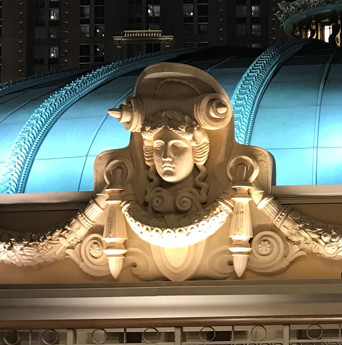
#> input picture _4.python/__code/Python資料視覺化從2D到3D使用matplotlib實作a/macau.jpg, 342 x 345 px, given in place of shape2.jpg, which was not available
$ python ch21_1.py   (Python 2 division)
#> lines starting #> are read from the running program, lines starting #| are printed output that depends on the picture; pictures that were not available may be replaced by others from this repository, and a replacement may not be noted
# ch21_1.py
import matplotlib.pyplot as plt

plt.rcParams["font.family"] = ["Microsoft JhengHei"]  # 正黑體

seq = [0, 1, 2, 3, 4, 5, 6, 7, 8, 9, 10, 11]  # 時間值
water = [1, 1, 1, 1, 1, 1, 1, 1, 1, 1, 1, 1]  # 水
sugar = [2, 0, 2, 0, 2, 0, 2, 0, 2, 0, 2, 0]  # 糖
grass = [4, 0, 0, 4, 0, 0, 4, 0, 0, 4, 0, 0]  # 仙草
pearl = [3, 0, 0, 0, 3, 0, 0, 0, 3, 0, 0, 0]  # 黑珍珠
plt.plot(seq, water, "-o", label="水")  # 繪含標記的water折線圖
plt.plot(seq, sugar, "-x", label="糖")  # 繪含標記的sugar折線圖
plt.plot(seq, grass, "-s", label="仙草")  # 繪含標記的grass折線圖
plt.plot(seq, pearl, "-p", label="黑珍珠")  # 繪含標記的pearl折線圖
plt.legend(loc="best")
plt.axis([0, 12, 0, 5])  # 建立軸大小
plt.xlabel("時間軸")  # 時間軸
plt.ylabel("份數")  # 份數
plt.show()
#> figure, not shown here; curve peaks at x = 0, y = 2; curve peaks at x = 0, y = 4


# 檔案 : C:\_git\vcs\_4.python\opencv\__new\OpenCV影像創意邁向AI視覺\ch21\ch21_10.py

# ch21_10.py
import cv2
import numpy as np
from matplotlib import pyplot as plt

plt.rcParams["font.family"] = ["Microsoft JhengHei"]

src = cv2.imread("shape2.jpg", cv2.IMREAD_GRAYSCALE)
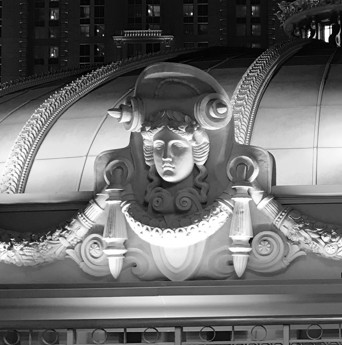
#> src: shape (345, 342); min 0, max 255, mean 107.8
# 轉成頻率域
dft = cv2.dft(np.float32(src), flags=cv2.DFT_COMPLEX_OUTPUT)
dftshift = np.fft.fftshift(dft)  # 0 頻率分量移至中心
# 計算映射到[0,255]的振幅
spectrum = 20 * np.log(cv2.magnitude(dftshift[:, :, 0], dftshift[:, :, 1]))
# 執行逆傅立葉
idftshift = np.fft.ifftshift(dftshift)
tmp = cv2.idft(idftshift)
dst = cv2.magnitude(tmp[:, :, 0], tmp[:, :, 1])

plt.subplot(131)  # 繪製左邊原圖
plt.imshow(src, cmap="gray")  # 灰階顯示
plt.title("原始影像shape2.jpg")
plt.axis("off")  # 不顯示座標軸
plt.subplot(132)  # 繪製中間頻譜圖
plt.imshow(spectrum, cmap="gray")  # 灰階顯示
plt.title("頻譜圖")
plt.axis("off")  # 不顯示座標軸
plt.subplot(133)  # 繪製右邊逆傅立葉圖
plt.imshow(dst, cmap="gray")  # 灰階顯示
plt.title("逆傅立葉影像")
plt.axis("off")  # 不顯示座標軸
plt.show()


print("------------------------------------------------------------")  # 60個

# 檔案 : C:\_git\vcs\_4.python\opencv\__new\OpenCV影像創意邁向AI視覺\ch21\ch21_11.py

# ch21_11.py
import cv2
import numpy as np
from matplotlib import pyplot as plt

plt.rcParams["font.family"] = ["Microsoft JhengHei"]

src = cv2.imread("jk.jpg", cv2.IMREAD_GRAYSCALE)
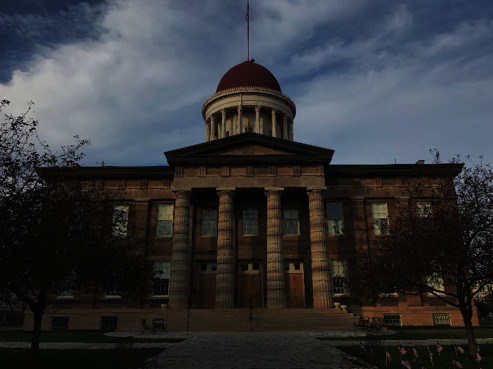
#> input picture _4.python/__code/Python資料視覺化從2D到3D使用matplotlib實作a/springfield.jpg, 493 x 369 px, given in place of jk.jpg, which was not available
#> src: shape (369, 493); min 0, max 178, mean 53.1
# 傅立葉變換
dft = cv2.dft(np.float32(src), flags=cv2.DFT_COMPLEX_OUTPUT)
dftshift = np.fft.fftshift(dft)  # 0 頻率分量移至中心
# 低通濾波器
rows, cols = src.shape  # 取得影像外形
#> rows = 369; cols = 493
row, col = rows // 2, cols // 2  # rows, cols的中心
#> row = 184; col = 246
mask = np.zeros((rows, cols, 2), np.uint8)
mask[row - 30 : row + 30, col - 30 : col + 30] = 1  # 設定區塊為低頻率分量是1

fshift = dftshift * mask
ifshift = np.fft.ifftshift(fshift)  # 0 頻率分量移回左上角
src_tmp = cv2.idft(ifshift)  # 逆傅立葉
src_back = cv2.magnitude(src_tmp[:, :, 0], src_tmp[:, :, 1])

plt.subplot(131)  # 繪製左邊原圖
plt.imshow(src, cmap="gray")  # 灰階顯示
plt.title("原始影像")
plt.axis("off")  # 不顯示座標軸
plt.subplot(132)  # 繪製中間圖
plt.imshow(src_back, cmap="gray")  # 灰階顯示
plt.title("低通濾波灰階影像")
plt.axis("off")  # 不顯示座標軸
plt.subplot(133)  # 繪製右邊圖
plt.imshow(src_back)  # 顯示
plt.title("低通濾波影像")
plt.axis("off")  # 不顯示座標軸
plt.show()


print("------------------------------------------------------------")  # 60個

# 檔案 : C:\_git\vcs\_4.python\opencv\__new\OpenCV影像創意邁向AI視覺\ch21\ch21_2.py

# ch21_2.py
import matplotlib.pyplot as plt
import numpy as np

plt.rcParams["font.family"] = ["Microsoft JhengHei"]  # 正黑體

copies = [1, 2, 4, 3]  # 份數
N = len(copies)
x = np.arange(N)
width = 0.35
plt.bar(x, copies, width)  # 直條圖
plt.xlabel("頻率")  # 頻率
plt.ylabel("份數")  # 份數
plt.xticks(x, ("1", "2", "3", "4"))
plt.grid(axis="y")
plt.show()
#> figure, not shown here; tallest bar 4 high, from x = 1.82 to 2.17


print("------------------------------------------------------------")  # 60個

# 檔案 : C:\_git\vcs\_4.python\opencv\__new\OpenCV影像創意邁向AI視覺\ch21\ch21_3.py

# ch21_3.py
import matplotlib.pyplot as plt
import numpy as np

plt.rcParams["font.family"] = ["Microsoft JhengHei"]  # 正黑體
plt.rcParams["axes.unicode_minus"] = False  # 可以顯示負數

start = 0
end = 1
x = np.linspace(start, end, 500)  # x 軸區間
y = np.sin(2 * np.pi * 4 * x)  # 建立正弦曲線
plt.plot(x, y)
plt.xlabel("時間(秒)")  # 時間
plt.ylabel("振幅")  # 振幅
plt.title("正弦曲線", fontsize=16)  # 標題
plt.show()
#> figure, not shown here; curve peaks at x = 0.313, y = 1


print("------------------------------------------------------------")  # 60個

# 檔案 : C:\_git\vcs\_4.python\opencv\__new\OpenCV影像創意邁向AI視覺\ch21\ch21_4.py

# ch21_4.py
import matplotlib.pyplot as plt
import numpy as np

plt.rcParams["font.family"] = ["Microsoft JhengHei"]  # 正黑體

amplitude = [0, 0, 0, 1, 0, 0, 0]
N = len(amplitude)
x = np.arange(N)
width = 0.3
plt.bar(x, amplitude, width)  # 直條圖
plt.xlabel("頻率")  # 頻率
plt.ylabel("振幅")  # 振幅
plt.xticks(x, ("1", "2", "3", "4", "5", "6", "7"))
plt.grid(axis="y")
plt.show()
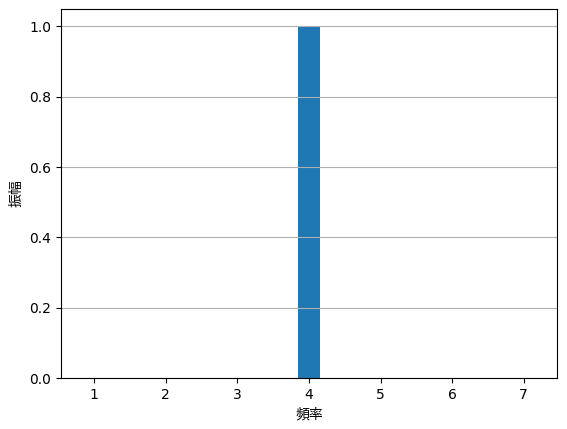
#> figure drawn by matplotlib, 1 panel; tallest bar 1 high, from x = 2.85 to 3.15


print("------------------------------------------------------------")  # 60個

# 檔案 : C:\_git\vcs\_4.python\opencv\__new\OpenCV影像創意邁向AI視覺\ch21\ch21_5.py

# ch21_5.py
import matplotlib.pyplot as plt
import numpy as np

plt.rcParams["font.family"] = ["Microsoft JhengHei"]  # 正黑體
plt.rcParams["axes.unicode_minus"] = False  # 可以顯示負數

start = 0
# 起始時間
end = 5
# 結束時間
# 兩個正弦波的訊號頻率
freq1 = 5
# 頻率是 5 Hz
freq2 = 8
# 頻率是 8 Hz
# 建立時間軸的Numpy陣列, 用500個點
time = np.linspace(start, end, 500)
# 建立2個正弦波
amplitude1 = np.sin(2 * np.pi * freq1 * time)
amplitude2 = np.sin(2 * np.pi * freq2 * time)
# 建立子圖
figure, axis = plt.subplots(3, 1)
plt.subplots_adjust(hspace=1)
# 時間域的 sin 波 1
axis[0].set_title("頻率是 5 Hz的 sin 波")
axis[0].plot(time, amplitude1)
axis[0].set_xlabel("時間")
axis[0].set_ylabel("振幅")
# 時間域的 sin 波 2
axis[1].set_title("頻率是 8 Hz的 sin 波")
axis[1].plot(time, amplitude2)
axis[1].set_xlabel("時間")
axis[1].set_ylabel("振幅")
# 加總sin波
amplitude = amplitude1 + amplitude2
axis[2].set_title("2個不同頻率正弦波的結果")
axis[2].plot(time, amplitude)
axis[2].set_xlabel("時間")
axis[2].set_ylabel("振幅")
plt.show()
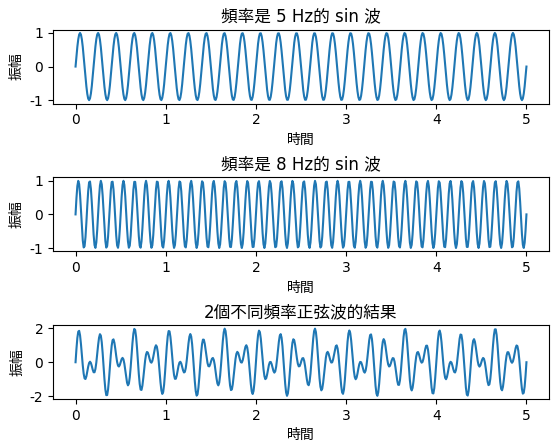
#> figure drawn by matplotlib, 3 panels; panel 1: curve peaks at x = 0.0501, y = 1; panel 2: curve peaks at x = 3.16, y = 1; panel 3: curve peaks at x = 2.66, y = 1.99


print("------------------------------------------------------------")  # 60個

# 檔案 : C:\_git\vcs\_4.python\opencv\__new\OpenCV影像創意邁向AI視覺\ch21\ch21_6.py

# ch21_6.py
import cv2
import numpy as np
from matplotlib import pyplot as plt

plt.rcParams["font.family"] = ["Microsoft JhengHei"]

src = cv2.imread("jk.jpg", cv2.IMREAD_GRAYSCALE)
f = np.fft.fft2(src)  # 轉成頻率域
fshift = np.fft.fftshift(f)  # 0 頻率分量移至中心
spectrum = 20 * np.log(np.abs(fshift))  # 轉成頻譜
#> spectrum: shape (369, 493) float64
plt.subplot(121)  # 繪製左邊原圖
plt.imshow(src, cmap="gray")  # 灰階顯示
plt.title("原始影像")
plt.axis("off")  # 不顯示座標軸
plt.subplot(122)  # 繪製右邊頻譜圖
plt.imshow(spectrum, cmap="gray")  # 灰階顯示
plt.title("頻譜圖")
plt.axis("off")  # 不顯示座標軸
plt.show()


print("------------------------------------------------------------")  # 60個

# 檔案 : C:\_git\vcs\_4.python\opencv\__new\OpenCV影像創意邁向AI視覺\ch21\ch21_6_1.py

# ch21_6_1.py
import cv2
import numpy as np
from matplotlib import pyplot as plt

plt.rcParams["font.family"] = ["Microsoft JhengHei"]

src = cv2.imread("shape1.jpg", cv2.IMREAD_GRAYSCALE)
f = np.fft.fft2(src)  # 轉成頻率域
fshift = np.fft.fftshift(f)  # 0 頻率分量移至中心
spectrum = 20 * np.log(np.abs(fshift))  # 轉成頻譜
plt.subplot(121)  # 繪製左邊原圖
plt.imshow(src, cmap="gray")  # 灰階顯示
plt.title("原始影像shape1.jpg")
plt.axis("off")  # 不顯示座標軸
plt.subplot(122)  # 繪製右邊頻譜圖
plt.imshow(spectrum, cmap="gray")  # 灰階顯示
plt.title("頻譜圖")
plt.axis("off")  # 不顯示座標軸
plt.show()


print("------------------------------------------------------------")  # 60個

# 檔案 : C:\_git\vcs\_4.python\opencv\__new\OpenCV影像創意邁向AI視覺\ch21\ch21_6_2.py

# ch21_6_2.py
import cv2
import numpy as np
from matplotlib import pyplot as plt

plt.rcParams["font.family"] = ["Microsoft JhengHei"]

src = cv2.imread("shape2.jpg", cv2.IMREAD_GRAYSCALE)
f = np.fft.fft2(src)  # 轉成頻率域
fshift = np.fft.fftshift(f)  # 0 頻率分量移至中心
spectrum = 20 * np.log(np.abs(fshift))  # 轉成頻譜
#> spectrum: shape (345, 342) float64
plt.subplot(121)  # 繪製左邊原圖
plt.imshow(src, cmap="gray")  # 灰階顯示
plt.title("原始影像shape2.jpg")
plt.axis("off")  # 不顯示座標軸
plt.subplot(122)  # 繪製右邊頻譜圖
plt.imshow(spectrum, cmap="gray")  # 灰階顯示
plt.title("頻譜圖")
plt.axis("off")  # 不顯示座標軸
plt.show()


print("------------------------------------------------------------")  # 60個

# 檔案 : C:\_git\vcs\_4.python\opencv\__new\OpenCV影像創意邁向AI視覺\ch21\ch21_6_3.py

# ch21_6_3.py
import cv2
import numpy as np
from matplotlib import pyplot as plt

plt.rcParams["font.family"] = ["Microsoft JhengHei"]

src = cv2.imread("jk.jpg", cv2.IMREAD_GRAYSCALE)
f = np.fft.fft2(src)  # 轉成頻率域
# fshift = np.fft.fftshift(f)            # 0 頻率分量移至中心
spectrum = 20 * np.log(np.abs(f))  # 轉成頻譜
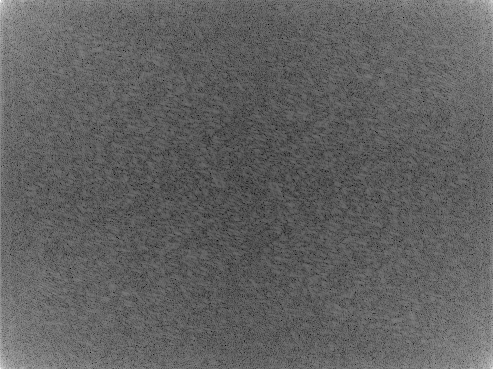
#> spectrum: shape (369, 493) float64; min 51.28, max 321.7, mean 154.8; drawn with min black and max white
plt.subplot(121)  # 繪製左邊原圖
plt.imshow(src, cmap="gray")  # 灰階顯示
plt.title("原始影像")
plt.axis("off")  # 不顯示座標軸
plt.subplot(122)  # 繪製右邊頻譜圖
plt.imshow(spectrum, cmap="gray")  # 灰階顯示
plt.title("頻譜圖")
plt.axis("off")  # 不顯示座標軸
plt.show()


print("------------------------------------------------------------")  # 60個

# 檔案 : C:\_git\vcs\_4.python\opencv\__new\OpenCV影像創意邁向AI視覺\ch21\ch21_7.py

# ch21_7.py
import cv2
import numpy as np
from matplotlib import pyplot as plt

plt.rcParams["font.family"] = ["Microsoft JhengHei"]

src = cv2.imread("jk.jpg", cv2.IMREAD_GRAYSCALE)
# 傅立葉變換
f = np.fft.fft2(src)  # 轉成頻率域
fshift = np.fft.fftshift(f)  # 0 頻率分量移至中心
# 逆傅立葉變換
ifshift = np.fft.ifftshift(fshift)  # 0 頻率頻率移回左上角
src_tmp = np.fft.ifft2(ifshift)  # 逆傅立葉
src_back = np.abs(src_tmp)  # 取絕對值

plt.subplot(121)  # 繪製左邊原圖
plt.imshow(src, cmap="gray")  # 灰階顯示
plt.title("原始影像")
plt.axis("off")  # 不顯示座標軸
plt.subplot(122)  # 繪製右邊逆運算圖
plt.imshow(src_back, cmap="gray")  # 灰階顯示
plt.title("逆變換影像")
plt.axis("off")  # 不顯示座標軸
plt.show()


print("------------------------------------------------------------")  # 60個

# 檔案 : C:\_git\vcs\_4.python\opencv\__new\OpenCV影像創意邁向AI視覺\ch21\ch21_8.py

# ch21_8.py
import cv2
import numpy as np
from matplotlib import pyplot as plt

plt.rcParams["font.family"] = ["Microsoft JhengHei"]

src = cv2.imread("snow.jpg", cv2.IMREAD_GRAYSCALE)
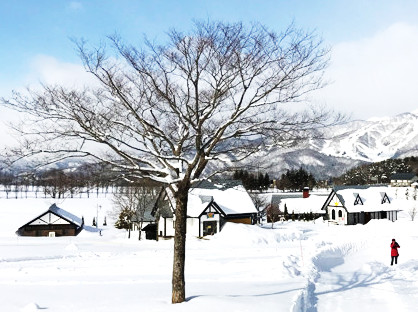
#> input picture _4.python/__code/Python資料視覺化從2D到3D使用matplotlib實作a/snow.jpg, 418 x 312 px, found by its file name
#> src: shape (312, 418); min 0, max 255, mean 197.5
# 傅立葉變換
f = np.fft.fft2(src)  # 轉成頻率域
fshift = np.fft.fftshift(f)  # 0 頻率分量移至中心
# 高通濾波器
rows, cols = src.shape  # 取得影像外形
#> rows = 312; cols = 418
row, col = rows // 2, cols // 2  # rows, cols的中心
#> row = 156; col = 209
fshift[row - 30 : row + 30, col - 30 : col + 30] = 0  # 設定區塊為低頻率分量是0
# 逆傅立葉變換
ifshift = np.fft.ifftshift(fshift)  # 0 頻率分量移回左上角
src_tmp = np.fft.ifft2(ifshift)  # 逆傅立葉
src_back = np.abs(src_tmp)  # 取絕對值
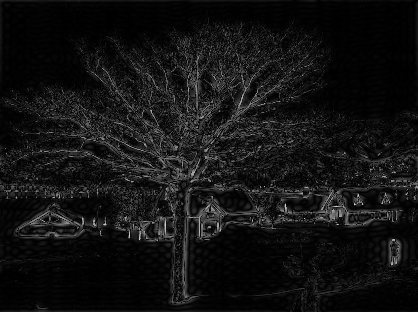
#> src_back: shape (312, 418) float64; min 0.00871, max 214.8, mean 19.1

plt.subplot(131)  # 繪製左邊原圖
plt.imshow(src, cmap="gray")  # 灰階顯示
plt.title("原始影像")
plt.axis("off")  # 不顯示座標軸
plt.subplot(132)  # 繪製中間圖
plt.imshow(src_back, cmap="gray")  # 灰階顯示
plt.title("高通濾波灰階影像")
plt.axis("off")  # 不顯示座標軸
plt.subplot(133)  # 繪製右邊圖
plt.title("高通濾波影像")
plt.imshow(src_back)  # 顯示影像
plt.axis("off")  # 不顯示座標軸
plt.show()


print("------------------------------------------------------------")  # 60個

# 檔案 : C:\_git\vcs\_4.python\opencv\__new\OpenCV影像創意邁向AI視覺\ch21\ch21_9.py

# ch21_9.py
import cv2
import numpy as np
from matplotlib import pyplot as plt

plt.rcParams["font.family"] = ["Microsoft JhengHei"]

src = cv2.imread("jk.jpg", cv2.IMREAD_GRAYSCALE)
# 轉成頻率域
dft = cv2.dft(np.float32(src), flags=cv2.DFT_COMPLEX_OUTPUT)
dftshift = np.fft.fftshift(dft)  # 0 頻率分量移至中心
# 計算映射到[0,255]的振幅
spectrum = 20 * np.log(cv2.magnitude(dftshift[:, :, 0], dftshift[:, :, 1]))
plt.subplot(121)  # 繪製左邊原圖
plt.imshow(src, cmap="gray")  # 灰階顯示
plt.title("原始影像")
plt.axis("off")  # 不顯示座標軸
plt.subplot(122)  # 繪製右邊頻譜圖
plt.imshow(spectrum, cmap="gray")  # 灰階顯示
plt.title("頻譜圖")
plt.axis("off")  # 不顯示座標軸
plt.show()


print("------------------------------------------------------------")  # 60個
